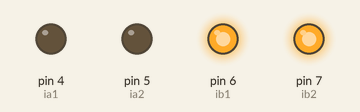
The sketch below on a simulated Arduino Uno, built with avr-gcc and run on an emulated ATmega328P. Shown: output pins drawn as LEDs (lit = HIGH).

Above: at 0.1 s.
Timing chart, 0 to 1.6 s (numbered marks = the images above):
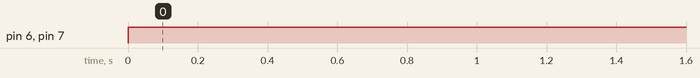

Measured:
- by itself, pin 6 (ib1), pin 7 (ib2): LOW → HIGH at 0.00 s

The sketch:

A_Stop_B_Break.ino
```cpp
#define ia1 4
#define ia2 5
#define ib1 6
#define ib2 7

#define maxSpd 255    // motor max speed

const float pi = 3.1415926;

int angle = 0;

void setup() {
  // put your setup code here, to run once:
  pinMode(ia1, OUTPUT);
  pinMode(ia2, OUTPUT);
  pinMode(ib1, OUTPUT);
  pinMode(ib2, OUTPUT);
  Serial.begin(115200);
}

void loop() {
digitalWrite(ia1, LOW);   // motor stop
digitalWrite(ia2, LOW);
  digitalWrite(ib1, HIGH);   // motor break
  digitalWrite(ib2, HIGH);
}
```
